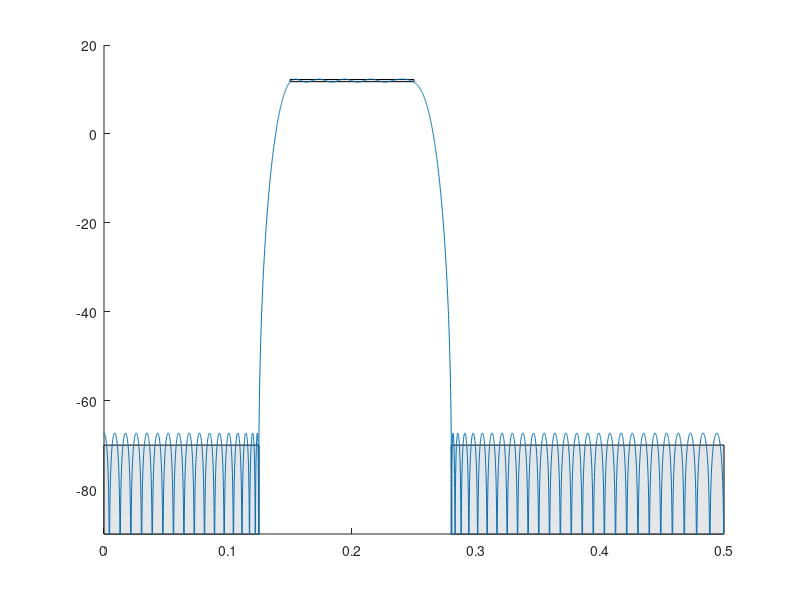

MATLAB code for this plot:
M = 110;        %Number of filter coefficients: Adjust to meet spec
passgain = 12; % passband gain in dB
passripple = .25; %+- ripple in dB
attenuation = -70; %attenuation in dB
corner_frequencies = [ 0 0.125 .15 .25 .28 .5]; %corner of pass/stop bands

%% Behind the scenes magic stuff
%Desired response: Spec three separate bands by giving the corner
%frequencies and gains at the corner frequencies. Frequencies are 
%normalized by Fs/2. Gains are absolute values (not dB)
A1 = 10^(passgain/20);        %passband gain
F = corner_frequencies/0.5;       %corner freq
A = [0 0 A1 A1 0 0];             %corner freq gains

%weight each vector designed so that each band has its own tolerance
d1 = 10^(passgain/20)-10^((passgain-passripple)/20);      %max passband error
d2 = 10^(attenuation/20);                   %max stopband error
W  = [1/d2 1/d1 1/d2];           %weight per specified band

%filter design and some really ugly plot code intermixed

stop = 20*log10(d2);
passh = 20*log10(A1+d1);
passl = 20*log10(A1-d1);

figure(1); clf;
hold on;
patch([F(1)*.5 F(2)*.5 F(2)*.5 F(1)*.5],[stop stop stop-20 stop-20], .9*[1 1 1]);
patch([F(3)*.5 F(4)*.5 F(4)*.5 F(3)*.5], [passh passh passl passl], .9*[1 1 1]);
patch([F(5)*.5 F(6)*.5 F(6)*.5 F(5)*.5], [stop stop stop-20 stop-20], .9*[1 1 1]);


h = firpm(M-1, F, A, W);        %this is the filter creation
N = 8 * 1024;
f = (0:N-1)/N;
f(N/2+1+1:end) = f(N/2+1+1:end)-1;
f(N/2+1) = NaN;
plot(f, 20*log10(abs(fft(h,N))));

axis([0 .5 -90 20]);